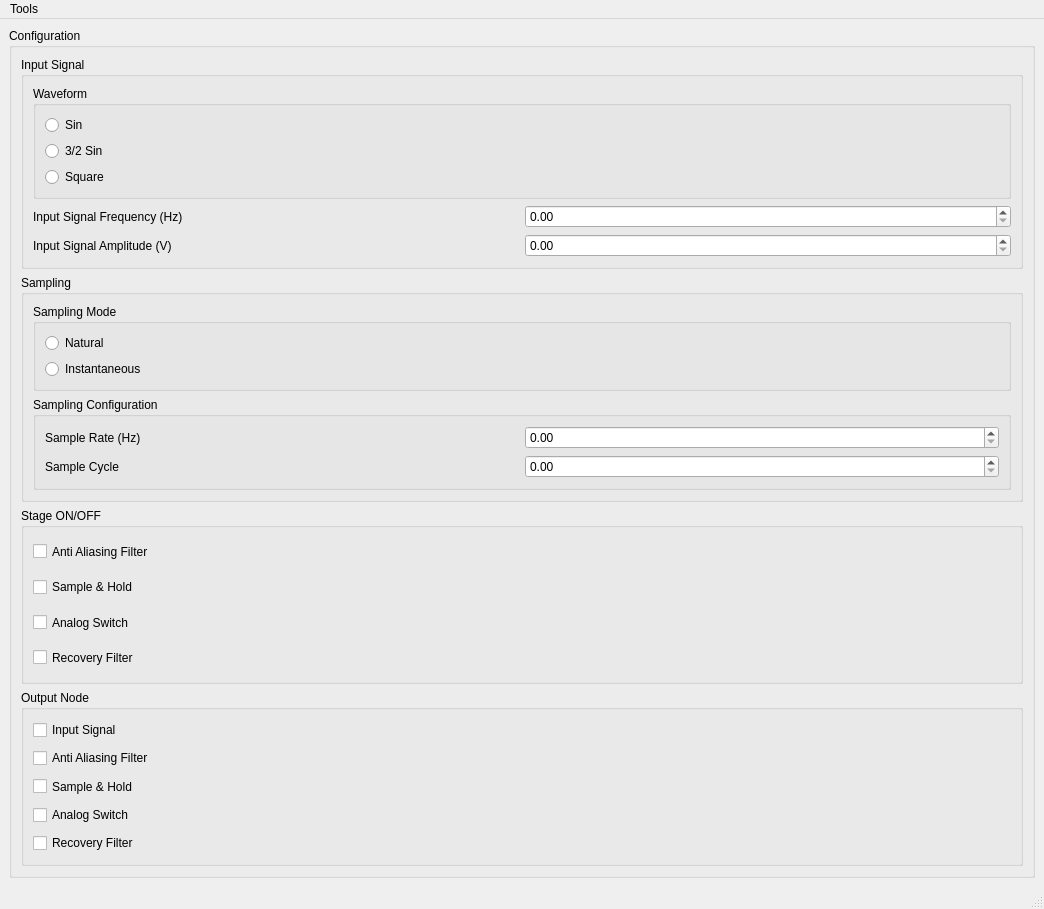
<?xml version="1.0" encoding="UTF-8"?>
<ui version="4.0">
 <class>MainWindow</class>
 <widget class="QMainWindow" name="MainWindow">
  <property name="geometry">
   <rect>
    <x>0</x>
    <y>0</y>
    <width>1044</width>
    <height>909</height>
   </rect>
  </property>
  <property name="windowTitle">
   <string>MainWindow</string>
  </property>
  <widget class="QWidget" name="centralwidget">
   <property name="sizePolicy">
    <sizepolicy hsizetype="Expanding" vsizetype="Expanding">
     <horstretch>0</horstretch>
     <verstretch>0</verstretch>
    </sizepolicy>
   </property>
   <layout class="QGridLayout" name="gridLayout_2">
    <item row="0" column="2">
     <layout class="QGridLayout" name="mainGridLayout">
      <item row="0" column="0" rowspan="2">
       <widget class="QGroupBox" name="conf_groupBox">
        <property name="sizePolicy">
         <sizepolicy hsizetype="Preferred" vsizetype="Preferred">
          <horstretch>0</horstretch>
          <verstretch>0</verstretch>
         </sizepolicy>
        </property>
        <property name="title">
         <string>Configuration</string>
        </property>
        <layout class="QVBoxLayout" name="verticalLayout_2" stretch="0">
         <property name="sizeConstraint">
          <enum>QLayout::SetMinimumSize</enum>
         </property>
         <item>
          <layout class="QGridLayout" name="gridLayout">
           <item row="2" column="0">
            <widget class="QGroupBox" name="groupBox_3">
             <property name="sizePolicy">
              <sizepolicy hsizetype="Preferred" vsizetype="Preferred">
               <horstretch>0</horstretch>
               <verstretch>0</verstretch>
              </sizepolicy>
             </property>
             <property name="title">
              <string>Stage ON/OFF</string>
             </property>
             <layout class="QGridLayout" name="gridLayout_5">
              <item row="0" column="0">
               <layout class="QGridLayout" name="gridLayout_3">
                <property name="sizeConstraint">
                 <enum>QLayout::SetDefaultConstraint</enum>
                </property>
                <item row="1" column="0">
                 <widget class="QCheckBox" name="antiAliasStage_checkBox">
                  <property name="sizePolicy">
                   <sizepolicy hsizetype="Preferred" vsizetype="Preferred">
                    <horstretch>0</horstretch>
                    <verstretch>0</verstretch>
                   </sizepolicy>
                  </property>
                  <property name="text">
                   <string>Anti Aliasing Filter</string>
                  </property>
                 </widget>
                </item>
                <item row="2" column="0">
                 <widget class="QCheckBox" name="sampleHoldStage_checkBox">
                  <property name="sizePolicy">
                   <sizepolicy hsizetype="Preferred" vsizetype="Preferred">
                    <horstretch>0</horstretch>
                    <verstretch>0</verstretch>
                   </sizepolicy>
                  </property>
                  <property name="text">
                   <string>Sample &amp;&amp; Hold</string>
                  </property>
                 </widget>
                </item>
                <item row="4" column="0">
                 <widget class="QCheckBox" name="recovFilterStage_checkBox">
                  <property name="sizePolicy">
                   <sizepolicy hsizetype="Preferred" vsizetype="Preferred">
                    <horstretch>0</horstretch>
                    <verstretch>0</verstretch>
                   </sizepolicy>
                  </property>
                  <property name="text">
                   <string>Recovery Filter</string>
                  </property>
                 </widget>
                </item>
                <item row="3" column="0">
                 <widget class="QCheckBox" name="analogSwitchStage_checkBox">
                  <property name="sizePolicy">
                   <sizepolicy hsizetype="Preferred" vsizetype="Preferred">
                    <horstretch>0</horstretch>
                    <verstretch>0</verstretch>
                   </sizepolicy>
                  </property>
                  <property name="text">
                   <string>Analog Switch</string>
                  </property>
                 </widget>
                </item>
               </layout>
              </item>
             </layout>
            </widget>
           </item>
           <item row="3" column="0">
            <widget class="QGroupBox" name="groupBox_2">
             <property name="sizePolicy">
              <sizepolicy hsizetype="Preferred" vsizetype="Preferred">
               <horstretch>0</horstretch>
               <verstretch>0</verstretch>
              </sizepolicy>
             </property>
             <property name="title">
              <string>Output Node</string>
             </property>
             <layout class="QGridLayout" name="gridLayout_4">
              <item row="0" column="0">
               <layout class="QGridLayout" name="gridLayout_9">
                <item row="1" column="0">
                 <widget class="QCheckBox" name="antiAliasOut_checkBox">
                  <property name="sizePolicy">
                   <sizepolicy hsizetype="Preferred" vsizetype="Preferred">
                    <horstretch>0</horstretch>
                    <verstretch>0</verstretch>
                   </sizepolicy>
                  </property>
                  <property name="text">
                   <string>Anti Aliasing Filter</string>
                  </property>
                 </widget>
                </item>
                <item row="2" column="0">
                 <widget class="QCheckBox" name="sampleHoldOut_checkBox">
                  <property name="sizePolicy">
                   <sizepolicy hsizetype="Preferred" vsizetype="Preferred">
                    <horstretch>0</horstretch>
                    <verstretch>0</verstretch>
                   </sizepolicy>
                  </property>
                  <property name="text">
                   <string>Sample &amp;&amp; Hold</string>
                  </property>
                 </widget>
                </item>
                <item row="3" column="0">
                 <widget class="QCheckBox" name="analogSwitchOut_checkBox">
                  <property name="sizePolicy">
                   <sizepolicy hsizetype="Preferred" vsizetype="Preferred">
                    <horstretch>0</horstretch>
                    <verstretch>0</verstretch>
                   </sizepolicy>
                  </property>
                  <property name="text">
                   <string>Analog Switch</string>
                  </property>
                 </widget>
                </item>
                <item row="4" column="0">
                 <widget class="QCheckBox" name="recovFilterOut_checkBox">
                  <property name="sizePolicy">
                   <sizepolicy hsizetype="Preferred" vsizetype="Preferred">
                    <horstretch>0</horstretch>
                    <verstretch>0</verstretch>
                   </sizepolicy>
                  </property>
                  <property name="text">
                   <string>Recovery Filter</string>
                  </property>
                 </widget>
                </item>
                <item row="0" column="0">
                 <widget class="QCheckBox" name="inputSignalOut_checkBox">
                  <property name="sizePolicy">
                   <sizepolicy hsizetype="Preferred" vsizetype="Preferred">
                    <horstretch>0</horstretch>
                    <verstretch>0</verstretch>
                   </sizepolicy>
                  </property>
                  <property name="text">
                   <string>Input Signal</string>
                  </property>
                 </widget>
                </item>
               </layout>
              </item>
             </layout>
            </widget>
           </item>
           <item row="1" column="0">
            <widget class="QGroupBox" name="groupBox_4">
             <property name="sizePolicy">
              <sizepolicy hsizetype="Preferred" vsizetype="Preferred">
               <horstretch>0</horstretch>
               <verstretch>0</verstretch>
              </sizepolicy>
             </property>
             <property name="title">
              <string>Sampling</string>
             </property>
             <layout class="QGridLayout" name="gridLayout_6">
              <item row="0" column="0">
               <widget class="QGroupBox" name="groupBox">
                <property name="sizePolicy">
                 <sizepolicy hsizetype="Preferred" vsizetype="Preferred">
                  <horstretch>0</horstretch>
                  <verstretch>0</verstretch>
                 </sizepolicy>
                </property>
                <property name="title">
                 <string>Sampling Mode</string>
                </property>
                <layout class="QGridLayout" name="gridLayout_8">
                 <item row="0" column="0">
                  <layout class="QGridLayout" name="gridLayout_10">
                   <item row="0" column="0">
                    <widget class="QRadioButton" name="naturalSampling_radioButton">
                     <property name="sizePolicy">
                      <sizepolicy hsizetype="Preferred" vsizetype="Preferred">
                       <horstretch>0</horstretch>
                       <verstretch>0</verstretch>
                      </sizepolicy>
                     </property>
                     <property name="text">
                      <string>Natural</string>
                     </property>
                    </widget>
                   </item>
                   <item row="1" column="0">
                    <widget class="QRadioButton" name="instSampling_radioButton">
                     <property name="sizePolicy">
                      <sizepolicy hsizetype="Preferred" vsizetype="Preferred">
                       <horstretch>0</horstretch>
                       <verstretch>0</verstretch>
                      </sizepolicy>
                     </property>
                     <property name="text">
                      <string>Instantaneous</string>
                     </property>
                    </widget>
                   </item>
                  </layout>
                 </item>
                </layout>
               </widget>
              </item>
              <item row="1" column="0">
               <widget class="QGroupBox" name="groupBox_5">
                <property name="sizePolicy">
                 <sizepolicy hsizetype="Preferred" vsizetype="Preferred">
                  <horstretch>0</horstretch>
                  <verstretch>0</verstretch>
                 </sizepolicy>
                </property>
                <property name="title">
                 <string>Sampling Configuration</string>
                </property>
                <layout class="QGridLayout" name="gridLayout_13">
                 <item row="0" column="0">
                  <layout class="QGridLayout" name="gridLayout_12">
                   <item row="1" column="0">
                    <widget class="QLabel" name="label">
                     <property name="sizePolicy">
                      <sizepolicy hsizetype="Preferred" vsizetype="Preferred">
                       <horstretch>0</horstretch>
                       <verstretch>0</verstretch>
                      </sizepolicy>
                     </property>
                     <property name="text">
                      <string>Sample Rate (Hz)</string>
                     </property>
                    </widget>
                   </item>
                   <item row="2" column="0">
                    <widget class="QLabel" name="label_2">
                     <property name="sizePolicy">
                      <sizepolicy hsizetype="Preferred" vsizetype="Preferred">
                       <horstretch>0</horstretch>
                       <verstretch>0</verstretch>
                      </sizepolicy>
                     </property>
                     <property name="text">
                      <string>Sample Cycle</string>
                     </property>
                    </widget>
                   </item>
                   <item row="1" column="1">
                    <widget class="QDoubleSpinBox" name="sampleRat_spinBox">
                     <property name="sizePolicy">
                      <sizepolicy hsizetype="Preferred" vsizetype="Fixed">
                       <horstretch>0</horstretch>
                       <verstretch>0</verstretch>
                      </sizepolicy>
                     </property>
                    </widget>
                   </item>
                   <item row="2" column="1">
                    <widget class="QDoubleSpinBox" name="sampleCycle_spinBox">
                     <property name="sizePolicy">
                      <sizepolicy hsizetype="Preferred" vsizetype="Preferred">
                       <horstretch>0</horstretch>
                       <verstretch>0</verstretch>
                      </sizepolicy>
                     </property>
                     <property name="maximum">
                      <double>1.000000000000000</double>
                     </property>
                    </widget>
                   </item>
                  </layout>
                 </item>
                </layout>
               </widget>
              </item>
             </layout>
            </widget>
           </item>
           <item row="0" column="0">
            <widget class="QGroupBox" name="groupBox_6">
             <property name="sizePolicy">
              <sizepolicy hsizetype="Preferred" vsizetype="Preferred">
               <horstretch>0</horstretch>
               <verstretch>0</verstretch>
              </sizepolicy>
             </property>
             <property name="title">
              <string>Input Signal</string>
             </property>
             <layout class="QGridLayout" name="gridLayout_15">
              <item row="0" column="0" colspan="2">
               <widget class="QGroupBox" name="groupBox_7">
                <property name="sizePolicy">
                 <sizepolicy hsizetype="Preferred" vsizetype="Preferred">
                  <horstretch>0</horstretch>
                  <verstretch>0</verstretch>
                 </sizepolicy>
                </property>
                <property name="title">
                 <string>Waveform</string>
                </property>
                <layout class="QGridLayout" name="gridLayout_16">
                 <item row="0" column="0">
                  <layout class="QGridLayout" name="gridLayout_17">
                   <item row="2" column="0">
                    <widget class="QRadioButton" name="squareWaveform_radioButton">
                     <property name="sizePolicy">
                      <sizepolicy hsizetype="Preferred" vsizetype="Preferred">
                       <horstretch>0</horstretch>
                       <verstretch>0</verstretch>
                      </sizepolicy>
                     </property>
                     <property name="text">
                      <string>Square</string>
                     </property>
                    </widget>
                   </item>
                   <item row="1" column="0">
                    <widget class="QRadioButton" name="altSinWaveform_RadioButton">
                     <property name="sizePolicy">
                      <sizepolicy hsizetype="Preferred" vsizetype="Preferred">
                       <horstretch>0</horstretch>
                       <verstretch>0</verstretch>
                      </sizepolicy>
                     </property>
                     <property name="text">
                      <string>3/2 Sin</string>
                     </property>
                    </widget>
                   </item>
                   <item row="0" column="0">
                    <widget class="QRadioButton" name="sinWave_radioButton">
                     <property name="sizePolicy">
                      <sizepolicy hsizetype="Preferred" vsizetype="Preferred">
                       <horstretch>0</horstretch>
                       <verstretch>0</verstretch>
                      </sizepolicy>
                     </property>
                     <property name="text">
                      <string>Sin</string>
                     </property>
                    </widget>
                   </item>
                  </layout>
                 </item>
                </layout>
               </widget>
              </item>
              <item row="1" column="0">
               <widget class="QLabel" name="label_3">
                <property name="sizePolicy">
                 <sizepolicy hsizetype="Preferred" vsizetype="Preferred">
                  <horstretch>0</horstretch>
                  <verstretch>0</verstretch>
                 </sizepolicy>
                </property>
                <property name="text">
                 <string>Input Signal Frequency (Hz)</string>
                </property>
               </widget>
              </item>
              <item row="1" column="1">
               <widget class="QDoubleSpinBox" name="inputSignalFreq_spinBox">
                <property name="sizePolicy">
                 <sizepolicy hsizetype="Preferred" vsizetype="Preferred">
                  <horstretch>0</horstretch>
                  <verstretch>0</verstretch>
                 </sizepolicy>
                </property>
               </widget>
              </item>
              <item row="2" column="0">
               <widget class="QLabel" name="label_4">
                <property name="sizePolicy">
                 <sizepolicy hsizetype="Preferred" vsizetype="Preferred">
                  <horstretch>0</horstretch>
                  <verstretch>0</verstretch>
                 </sizepolicy>
                </property>
                <property name="text">
                 <string>Input Signal Amplitude (V)</string>
                </property>
               </widget>
              </item>
              <item row="2" column="1">
               <widget class="QDoubleSpinBox" name="inputSignalAmp_spinBox">
                <property name="sizePolicy">
                 <sizepolicy hsizetype="Preferred" vsizetype="Preferred">
                  <horstretch>0</horstretch>
                  <verstretch>0</verstretch>
                 </sizepolicy>
                </property>
               </widget>
              </item>
             </layout>
            </widget>
           </item>
          </layout>
         </item>
        </layout>
       </widget>
      </item>
      <item row="0" column="1" rowspan="2">
       <layout class="QVBoxLayout" name="figureLayout">
        <property name="sizeConstraint">
         <enum>QLayout::SetMaximumSize</enum>
        </property>
       </layout>
      </item>
     </layout>
    </item>
   </layout>
  </widget>
  <widget class="QMenuBar" name="menubar">
   <property name="geometry">
    <rect>
     <x>0</x>
     <y>0</y>
     <width>1044</width>
     <height>26</height>
    </rect>
   </property>
   <widget class="QMenu" name="menuTools">
    <property name="title">
     <string>Tools</string>
    </property>
    <addaction name="actionConfig_AAF_Settings"/>
    <addaction name="actionRecovery_Filter_Settings"/>
   </widget>
   <addaction name="menuTools"/>
  </widget>
  <widget class="QStatusBar" name="statusbar"/>
  <action name="actionConfig_AAF_Settings">
   <property name="text">
    <string>AAF Settings</string>
   </property>
  </action>
  <action name="actionRecovery_Filter_Settings">
   <property name="text">
    <string>Recovery Filter Settings</string>
   </property>
  </action>
 </widget>
 <resources/>
 <connections/>
</ui>
